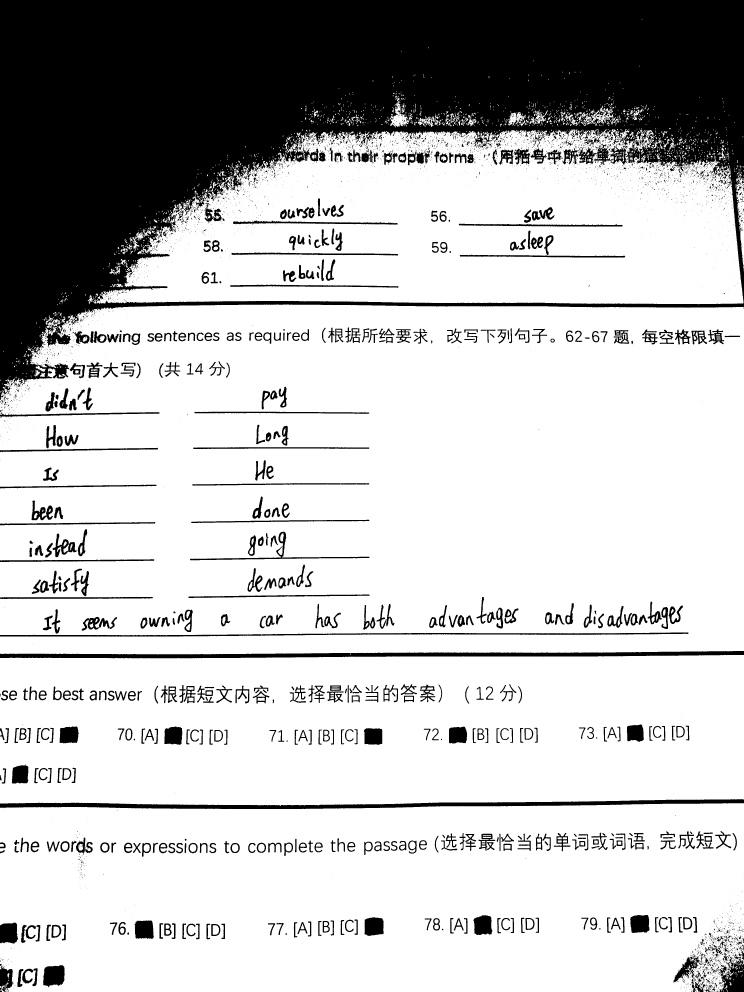
#> input picture model/1.png, 2976 x 3968 px, given in place of 1.jpg, which was not available (shown at 1/4 size)
$ jupyter execute --allow-errors '图片斜率检查.ipynb'   (text cells are left out)
#> lines starting #> are read from the running program, lines starting #| are printed output that depends on the picture; after the words box and inside, x2 and y2 are one past the last pixel; in counts of white or black regions, pixels touching at a corner belong together; pictures that were not available may be replaced by others from this repository, and a replacement may not be noted
[cell 1]
import cv2
import numpy as np
import matplotlib.pyplot as plt
plt.rcParams['figure.figsize'] = 15, 10
# 载入图片

# plt.imshow(image,'gray')
# plt.show()

[cell 2]
import math
from scipy import ndimage
import time

begin_time = time.time()
# 边缘检测
# img_path = 'D:\\img\\exam\\3.jpg'
img_path = 'D:\\img\\exam\\word.png'
image = cv2.imread(img_path, cv2.IMREAD_COLOR)
#> (the rest of this cell did not finish here and is left out)

#> (a cell that did not finish here is left out)

[cell 4]
# 生成检测图片
img = np.zeros((32, 32, 3), np.uint8)
img.fill(255)
print(img.shape)
point_size = 1
point_color = (0, 0, 0) # BGR
thickness = 4 # 可以为 0 、4、8
cv2.circle(img, (16, 16), 2, point_color, 2)
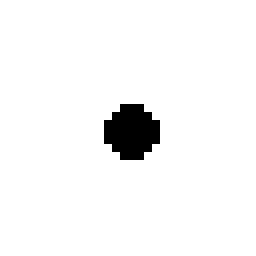
#> img: shape (32, 32, 3) (shown 8 times larger); 96.4% white; 1 black region, box (x1, y1, x2, y2) and area: (13, 13, 20, 20) 37
cv2.circle(img, (16, 16), 8, point_color, 4)
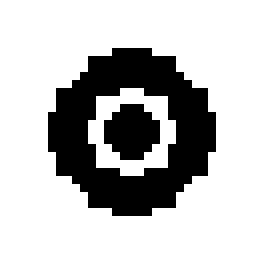
#> img: shape (32, 32, 3) (shown 8 times larger); 73.3% white; 2 black regions, box (x1, y1, x2, y2) and area: (6, 6, 27, 27) 236, (13, 13, 20, 20) 37
cv2.circle(img, (16, 16), 14, point_color, 4)
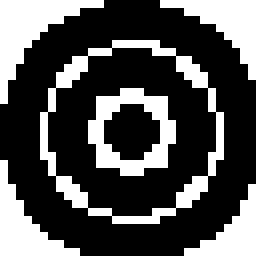
#> img: shape (32, 32, 3) (shown 8 times larger); 32.1% white; 6 white regions, box (x1, y1, x2, y2) and area: (5, 5, 28, 28) 88, (0, 0, 13, 13) 59, (11, 11, 22, 22) 56, (20, 0, 32, 10) 46, (0, 20, 10, 32) 46, (23, 23, 32, 32) 34
plt.imsave('D:\\img\\exam\\detect.png',img)
# plt.imshow(img, 'brg')
# plt.show()
def gen_cicle_log(image, x_position, y_position, scale=1):
    point_size = 1
    point_color = (0, 0, 0) # BGR
    thickness = 0 # 可以为 0 、4、8
    cv2.circle(image, (16 + x_position, 16 + y_position), int(2 * scale), point_color, 2)
    cv2.circle(image, (16 + x_position, 16 + y_position), int(8 * scale), point_color, 4)
    cv2.circle(image, (16 + x_position, 16 + y_position), int(14 * scale), point_color, 4)

[cell 5]
# https://www.cnblogs.com/yuanchenhui/p/opencv_qr.html
# http://aishack.in/tutorials/scanning-qr-codes-1/
# https://blog.csdn.net/ktigerhero3/article/details/53071364
# import cv2 as cv

img_path = 'D:\\img\\exam\\1.jpg'
image = cv2.imread(img_path, cv2.IMREAD_COLOR)
#> image is the input picture: shape (3968, 2976, 3); 75.9% white; 4776 black regions (3971 under 20 px), largest, box (x1, y1, x2, y2) and area: (0, 0, 2976, 1600) 2254288, (0, 3197, 2976, 3236) 46726, (0, 2604, 2976, 2633) 46657
gen_cicle_log(image, 200, 200, 2)
gen_cicle_log(image, 800, 200, 2)
gen_cicle_log(image, 380, 200, 2)
cv2.imwrite('d:\\img\\exam\\1_n.jpg', image)
# # plt.imsave('d:\\img\\exam\\1_n.jpg', image)

img_path = 'D:\\img\\exam\\1_n.jpg'
image = cv2.imread(img_path, cv2.IMREAD_COLOR)
#> (the rest of this cell did not finish here and is left out)

$ run again, with model/20170526212141083.jpg saved as model/1.png
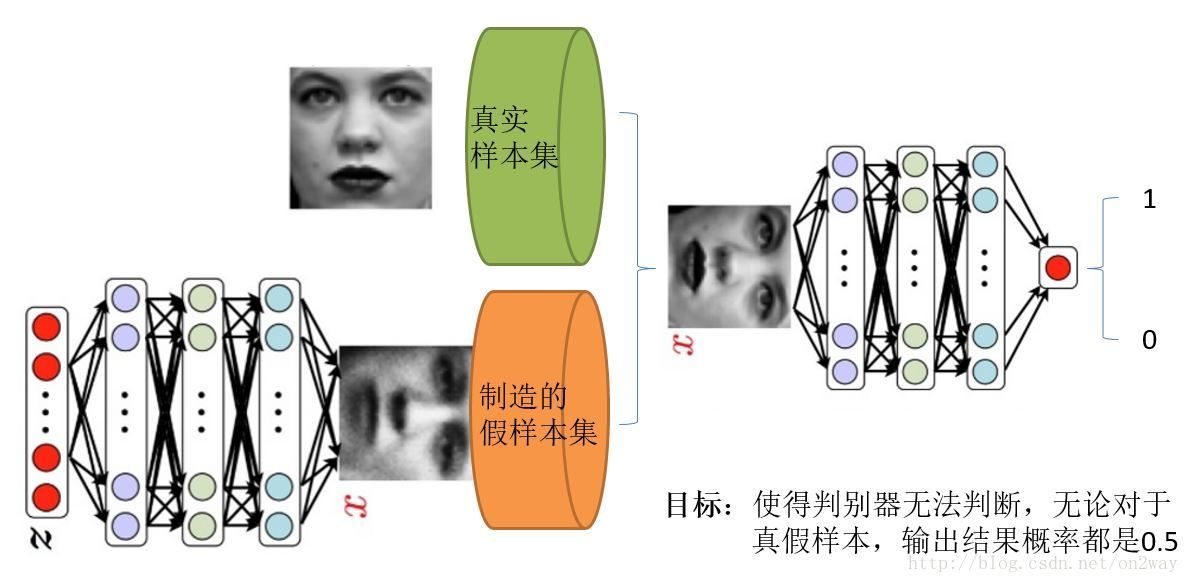
#> input picture model/20170526212141083.jpg, 1190 x 583 px, given in place of 1.jpg, which was not available
#> image is the input picture: shape (583, 1190, 3); mean B, G, R 213.5, 221, 224.2
#> in gen_cicle_log (call 3), `cv2.circle(image, (16 + x_position, 16 + y_position), int(14 * scale),..`:
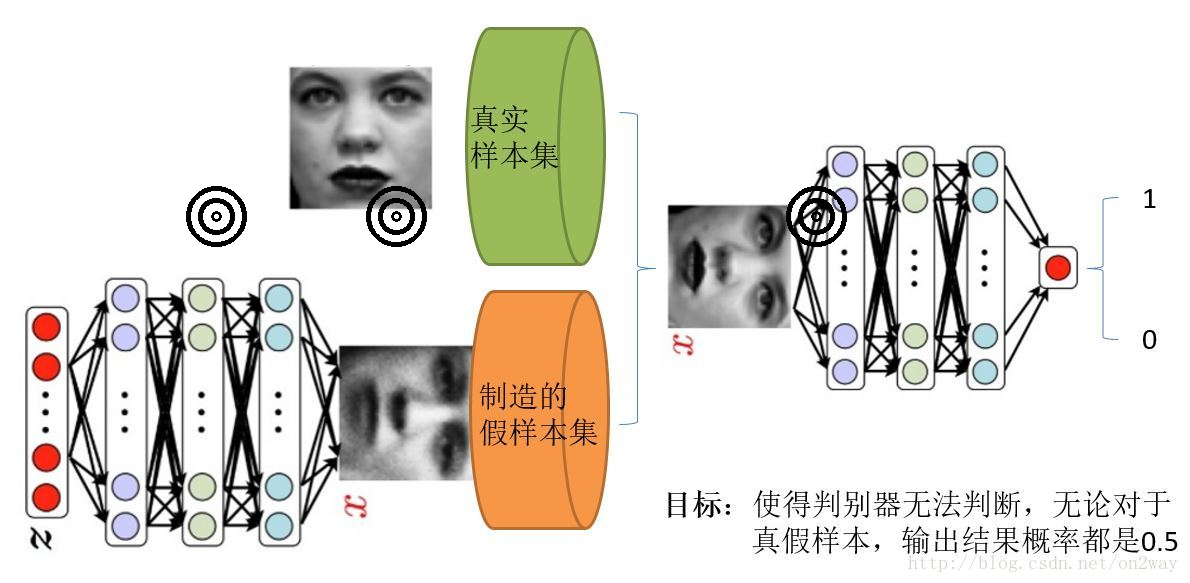
#> image: shape (583, 1190, 3); mean B, G, R 212.2, 219.6, 222.8

$ run again, with model/20170526212323758.jpg saved as model/1.png
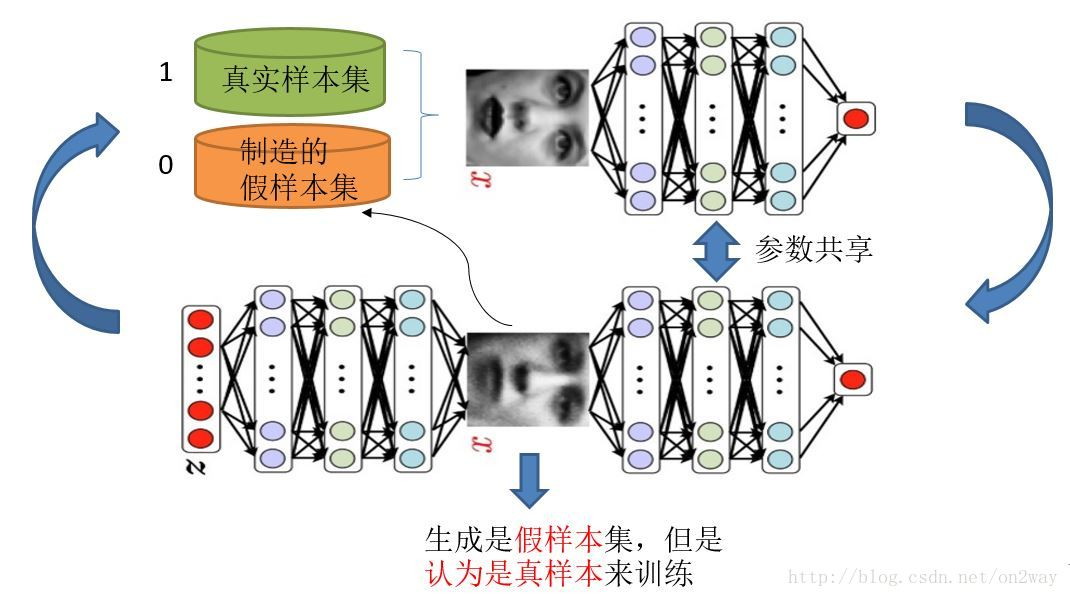
#> input picture model/20170526212323758.jpg, 1070 x 597 px, given in place of 1.jpg, which was not available
#> image is the input picture: shape (597, 1070, 3); mean B, G, R 222.9, 225.9, 227.2
#> in gen_cicle_log (call 3), `cv2.circle(image, (16 + x_position, 16 + y_position), int(14 * scale),..`:
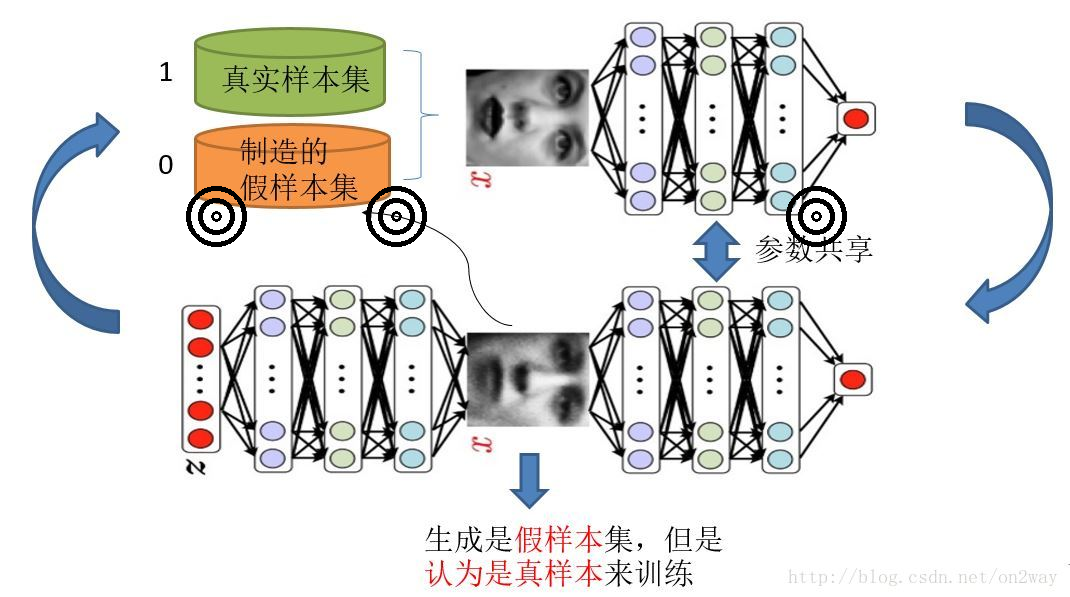
#> image: shape (597, 1070, 3); mean B, G, R 221.4, 224.3, 225.5
